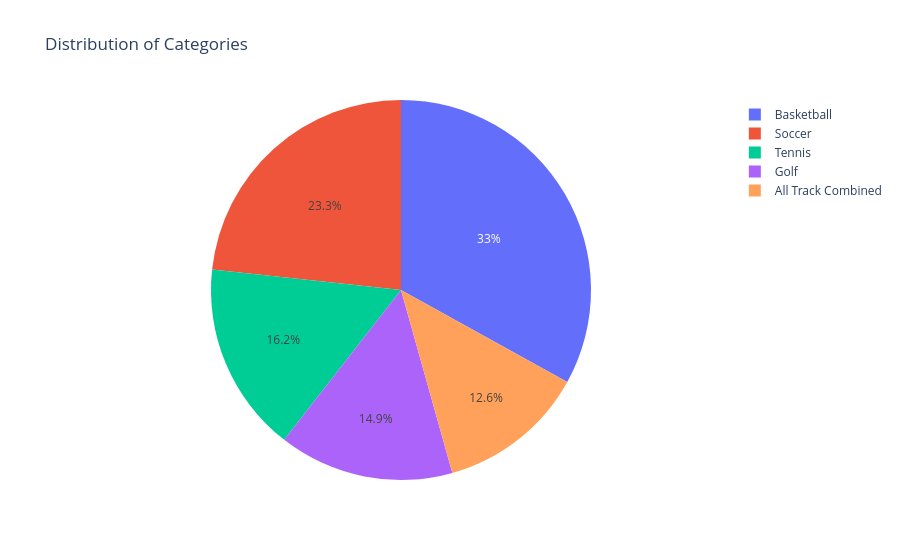

This figure's notebook cell:
### Code cell
# Make your pie or scatteplot using plotly 

fig = px.pie(df_5, values='Total_Revenue', names='sports', title='Total Revenue By Sport')
fig.show()

### Figure 1 — Plotly figure (JSON) as saved in the notebook; plotly's stock layout.template omitted (floating-point values rounded to 4 significant figures; data arrays with more than 128 entries replaced by an {"elided": "..."} marker saying what was removed)
{"data": [{"domain": {"x": [0, 1], "y": [0, 1]}, "hovertemplate": "sports=%{label}<br>Total_Revenue=%{value}<extra></extra>", "labels": {"elided": "28595 str values"}, "legendgroup": "", "name": "", "showlegend": true, "type": "pie", "values": {"elided": "28595 float values"}}], "layout": {"legend": {"tracegroupgap": 0}, "title": {"text": "Distribution of Categories"}}}
